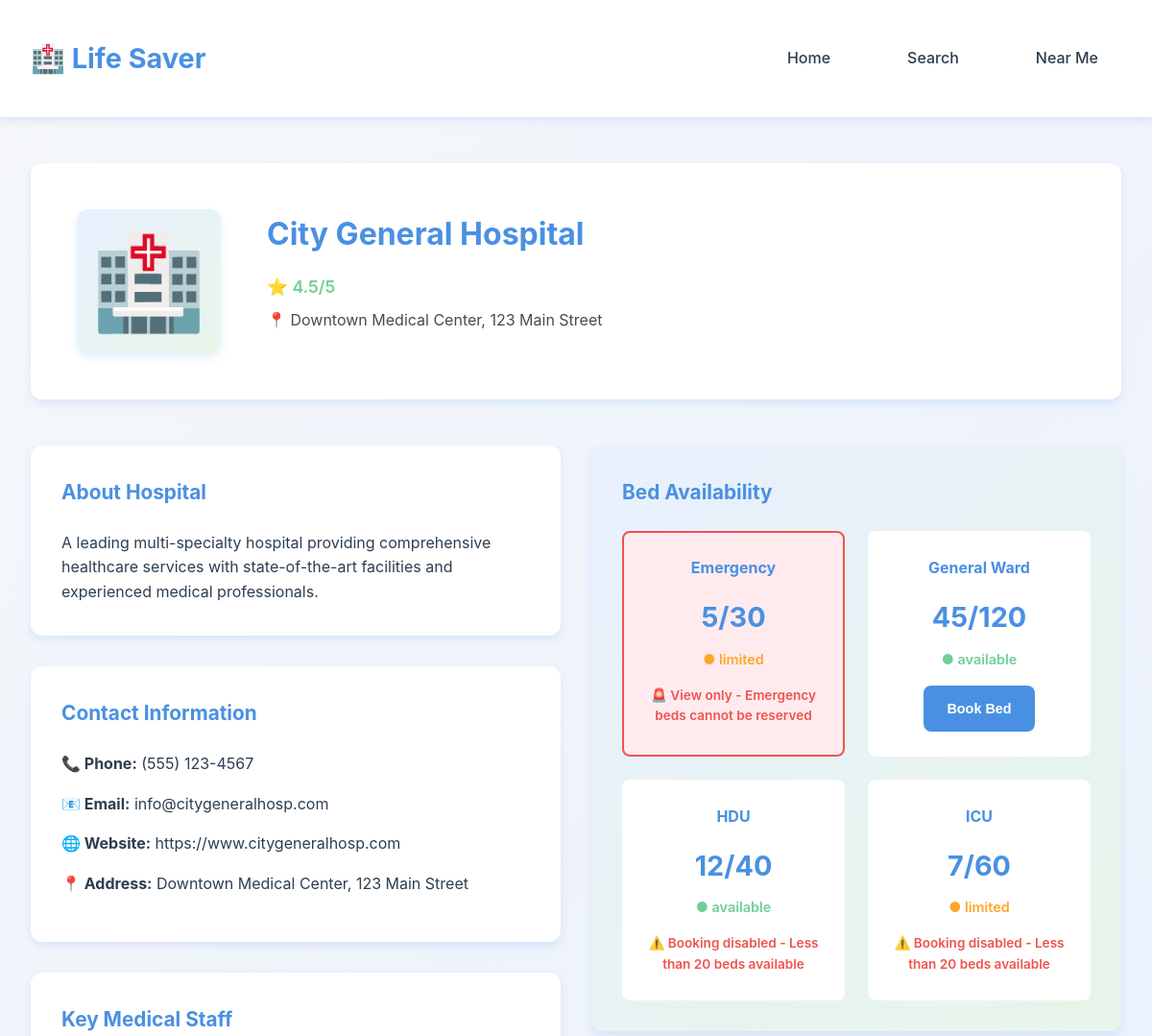
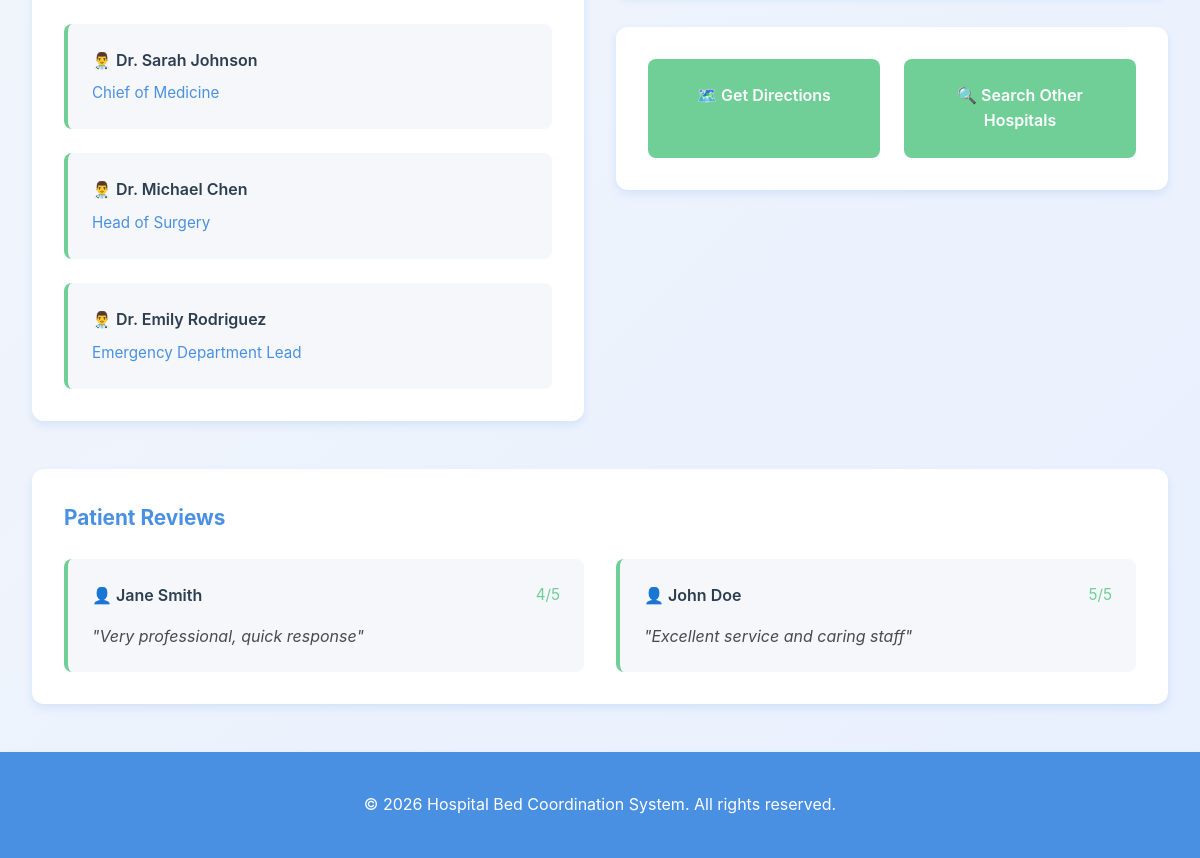
Page /hospital/1/ on the committed database (2 pictures, top to bottom).
### hospital/models.py (models this page shows, shortened)
class Hospital(models.Model):
	name = models.CharField(max_length=200)
	hospital_type = models.CharField(max_length=100, blank=True)
	description = models.TextField(blank=True)
	phone = models.CharField(max_length=30, blank=True)
	emergency_phone = models.CharField(max_length=30, blank=True)
	email = models.EmailField(blank=True)
	address = models.TextField(blank=True)
	website = models.URLField(blank=True)
	hours = models.CharField(max_length=50, blank=True, default='24/7')
	latitude = models.FloatField(null=True, blank=True)
	longitude = models.FloatField(null=True, blank=True)
	main_image = models.URLField(blank=True)
	created_at = models.DateTimeField(auto_now_add=True)
	updated_at = models.DateTimeField(auto_now=True)

class Staff(models.Model):
	hospital = models.ForeignKey(Hospital, on_delete=models.CASCADE, related_name='staff')
	name = models.CharField(max_length=200)
	title = models.CharField(max_length=200, blank=True)
	department = models.CharField(max_length=200, blank=True)
	contact = models.CharField(max_length=200, blank=True)
	is_key_staff = models.BooleanField(default=False)

class BedInventory(models.Model):
	BED_GENERAL = 'general'
	BED_HDU = 'hdu'
	BED_ICU = 'icu'
	BED_EMERGENCY = 'emergency'
	BED_TYPE_CHOICES = [
		(BED_GENERAL, 'General Ward'),
		(BED_HDU, 'HDU'),
		(BED_ICU, 'ICU'),
		(BED_EMERGENCY, 'Emergency'),
	]
	STATUS_AVAILABLE = 'available'
	STATUS_LIMITED = 'limited'
	STATUS_FULL = 'full'
	STATUS_CHOICES = [
		(STATUS_AVAILABLE, 'Available'),
		(STATUS_LIMITED, 'Limited'),
		(STATUS_FULL, 'Full'),
	]
	hospital = models.ForeignKey(Hospital, on_delete=models.CASCADE, related_name='beds')
	bed_type = models.CharField(max_length=20, choices=BED_TYPE_CHOICES)
	total = models.PositiveIntegerField(default=0)
	available = models.PositiveIntegerField(default=0)
	reserved = models.PositiveIntegerField(default=0)
	booking_disabled = models.BooleanField(default=False)
	status = models.CharField(max_length=20, choices=STATUS_CHOICES, default=STATUS_AVAILABLE)
	class Meta:
		unique_together = ('hospital', 'bed_type')
		ordering = ['hospital', 'bed_type']

class Review(models.Model):
	hospital = models.ForeignKey(Hospital, on_delete=models.CASCADE, related_name='reviews')
	author_name = models.CharField(max_length=200)
	rating = models.PositiveSmallIntegerField()
	comment = models.TextField(blank=True)
	created_at = models.DateTimeField(auto_now_add=True)
	class Meta:
		ordering = ['-created_at']

### hospital/views.py (the view)
# urls.py: path('hospital/<int:pk>/', views.hospital_detail, name='hospital_detail'),
def hospital_detail(request, pk):
	hospital = get_object_or_404(Hospital, pk=pk)
	reviews = hospital.reviews.all()
	avg_rating = None
	if reviews.exists():
		avg_rating = round(sum([r.rating for r in reviews]) / reviews.count(), 1)
	return render(request, 'users/hospital-detail.html', {
		'hospital_obj': hospital,
		'reviews': reviews,
		'avg_rating': avg_rating,
	})

### templates/users/hospital-detail.html (shortened to what this page needs)
<!DOCTYPE html>
{% load static %}
<html lang="en">
<head>
    <link rel="stylesheet" href="{% static 'css/styles.css' %}">
</head>
<body>
    <div class="container">
        <header class="header">
            <div class="header-content">
                <a href="{% url 'hospital:index' %}" class="logo">🏥 Life Saver</a>
                <nav class="nav">
                    <a href="{% url 'hospital:index' %}" class="nav-link">Home</a>
                    <a href="{% url 'hospital:search' %}" class="nav-link">Search</a>
                    <a href="{% url 'hospital:nearby' %}" class="nav-link">Near Me</a>
                </nav>
            </div>
        </header>
        <main class="main-content">
            <div id="detailContainer" class="detail-container">
                <div class="hospital-detail">
                    <section class="detail-hero">
                        <div class="hospital-image-placeholder">🏥</div>
                        <div class="hospital-header-detail">
                            <h1>{{ hospital_obj.name }}</h1>
                            <p class="rating">{% if avg_rating %}⭐ {{ avg_rating }}/5{% endif %}</p>
                            <p class="location">📍 {{ hospital_obj.address }}</p>
                        </div>
                    </section>
                    <div class="detail-grid">
                        <div class="detail-column-left">
                            <section class="detail-section">
                                <h2>About Hospital</h2>
                                <p>{{ hospital_obj.description }}</p>
                            </section>
                            <section class="detail-section">
                                <h2>Contact Information</h2>
                                <div class="contact-info">
                                    <p><strong>📞 Phone:</strong> {{ hospital_obj.phone }}</p>
                                    <p><strong>📧 Email:</strong> {{ hospital_obj.email }}</p>
                                    <p><strong>🌐 Website:</strong> {{ hospital_obj.website }}</p>
                                    <p><strong>📍 Address:</strong> {{ hospital_obj.address }}</p>
                                </div>
                            </section>
                            <section class="detail-section">
                                <h2>Key Medical Staff</h2>
                                <div class="staff-list">
                                    {% for staff in hospital_obj.staff.all %}
                                        <div class="staff-member">
                                            <p class="staff-name">👨‍⚕️ {{ staff.name }}</p>
                                            <p class="staff-title">{{ staff.title }}</p>
                                        </div>
                                    {% empty %}
                                        <p class="empty-message">No staff listed</p>
                                    {% endfor %}
                                </div>
                            </section>
                        </div>
                        <div class="detail-column-right">
                            <section class="detail-section bed-section">
                                <h2>Bed Availability</h2>
                                <div class="bed-details-grid">
                                    {% for bed in hospital_obj.beds.all %}
                                        <div class="bed-detail-card {% if bed.bed_type == 'emergency' %}emergency{% endif %}">
                                            <h4>{{ bed.get_bed_type_display }}</h4>
                                            <p class="bed-number">{{ bed.available }}/{{ bed.total }}</p>
                                            <p class="bed-status {{ bed.status }}">● {{ bed.status }}</p>
                                            {% if bed.bed_type != 'emergency' and bed.available >= 20 and not bed.booking_disabled %}
                                                <button class="btn btn-primary btn-small">Book Bed</button>
                                            {% elif bed.bed_type != 'emergency' %}
                                                <p class="booking-disabled">⚠️ Booking disabled - Less than 20 beds available</p>
                                            {% else %}
                                                <p class="booking-disabled">🚨 View only - Emergency beds cannot be reserved</p>
                                            {% endif %}
                                        </div>
                                    {% endfor %}
                                </div>
                            </section>
                            <section class="detail-section">
                                <div class="action-buttons-grid">
                                    <a href="{% url 'hospital:directions' hospital_obj.pk %}" class="btn btn-secondary">🗺️ Get Directions</a>
                                    <a href="{% url 'hospital:search' %}" class="btn btn-secondary">🔍 Search Other Hospitals</a>
                                </div>
                            </section>
                        </div>
                    </div>
                    <section class="detail-section full-width">
                        <h2>Patient Reviews</h2>
                        <div class="reviews-container">
                            {% for review in hospital_obj.reviews.all %}
                                <div class="review-card">
                                    <div class="review-header">
                                        <p class="review-author">👤 {{ review.author_name }}</p>
                                            <p class="review-rating">{{ review.rating }}/5</p>
                                    </div>
                                    <p class="review-comment">"{{ review.comment }}"</p>
                                </div>
                            {% empty %}
                                <p class="empty-message">No reviews yet</p>
                            {% endfor %}
                        </div>
                    </section>
                </div>
            </div>
        </main>
        <footer class="footer">
            <p>&copy; 2026 Hospital Bed Coordination System. All rights reserved.</p>
        </footer>
    </div>
</body>
</html>

### rows in the picture
Hospital: name "City General Hospital", address "Downtown Medical Center, 123 Main Street", description "A leading multi-specialty hospital providing comprehensive healthcare services with state-of-the-art facilities and experienced medical professionals.", phone "(555) 123-4567", email "info@citygeneralhosp.com", website "https://www.citygeneralhosp.com"
Staff: name "Dr. Sarah Johnson", title "Chief of Medicine"
Staff: name "Dr. Michael Chen", title "Head of Surgery"
Staff: name "Dr. Emily Rodriguez", title "Emergency Department Lead"
BedInventory: bed_type "Emergency", available "5", total "30", status "limited", shows "🚨 View only - Emergency beds cannot be reserved"
BedInventory: bed_type "General Ward", available "45", total "120", status "available", booking_disabled "Book Bed"
BedInventory: bed_type "HDU", available "12", total "40", status "available", shows "⚠️ Booking disabled - Less than 20 beds available"
BedInventory: bed_type "ICU", available "7", total "60", status "limited", shows "⚠️ Booking disabled - Less than 20 beds available"
Review: author_name "Jane Smith", rating "4", comment "Very professional, quick response"
Review: author_name "John Doe", rating "5", comment "Excellent service and caring staff"

### other values in the picture
{{ avg_rating }} "4.5"
